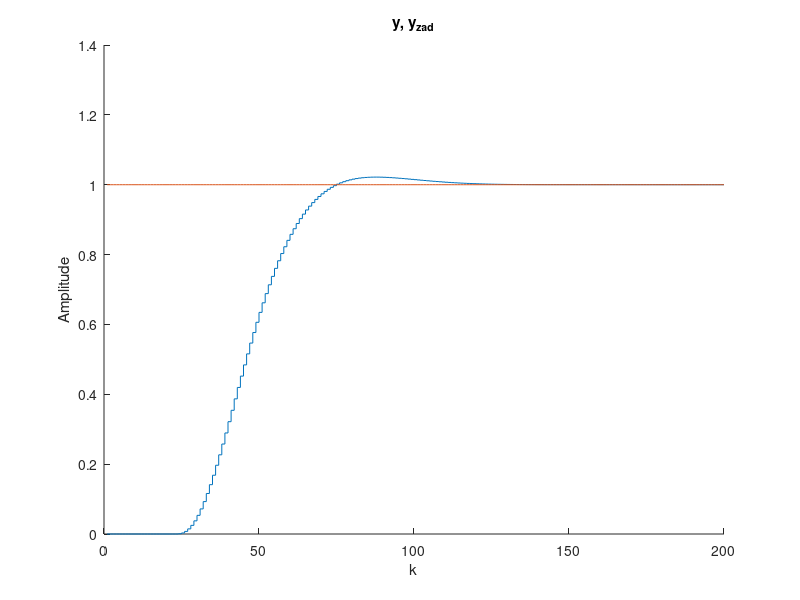
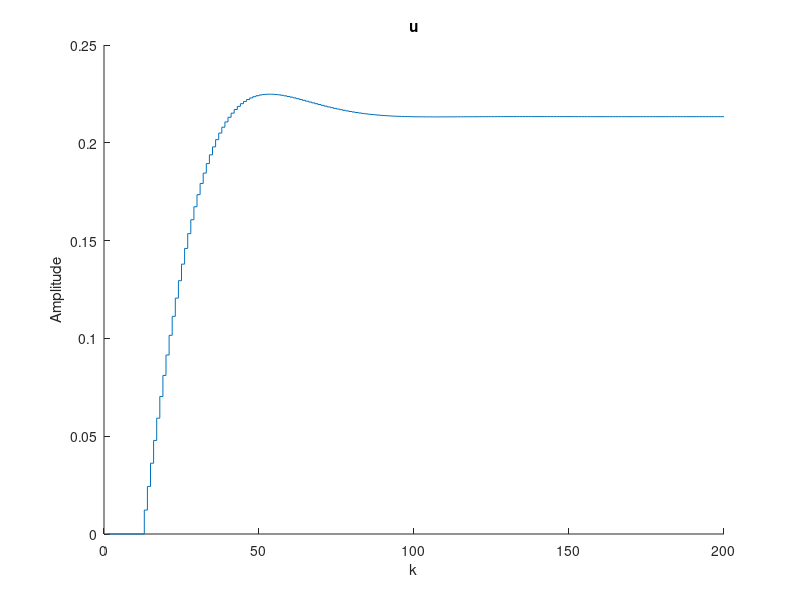

These charts were generated, in order, by the following MATLAB code:
%Michał Stolarz
%Zad nr 5

%##########Odpowiedź skokowa obiektu###############

kk=200 %koniec symulacji 

x=1:kk
y=zeros(kk,1);
u=zeros(kk,1);

%warunki pocztkowe 
u(1:12)=1; 
y(1:12)=0; 
u(1:12)=1; 
u(13:kk)=1;  

for k=13:kk; %główna petla symulacyjna 
%symulacja obiektu 
     y(k)=1.677*y(k-1)-0.6981*y(k-2)+0.0524*u(k-11)+0.04649*u(k-12); 
end; 


% Wektor z rzędnymi odpowiedzi skokowych obiektu

s = y;

% Horyzonty
D=80

N=18
Nu=1
% Współczynnik kary za przyrosty sterowania

lambda=300;%dla 400 jest ok 
%zbadać dla 100, 1000, 500, 400, 300

% Generacja macierzy

M=zeros(N,Nu);
for i=1:N
   for j=1:Nu
      if (i>=j)
         M(i,j)=s(i-j+1);
      end;
   end;
end;

MP=zeros(N,D-1);
for i=1:N
   for j=1:D-1
      if i+j<=D
         MP(i,j)=s(i+j)-s(j);
      else
         MP(i,j)=s(D)-s(j);
      end;      
   end;
end;

% Obliczanie parametrów regulatora

I=eye(Nu);
K=((M'*M+lambda*I)^-1)*M';

y_zad = ones(kk,1);
y_model = zeros(kk,1);
d_u=zeros(N,1);
d_u_stare = zeros(D,1);
u = zeros(kk,1);

for k=13:kk; %główna petla symulacyjna 
   
   y_model(k)=1.677*y_model(k-1)-0.6981*y_model(k-2)+0.0524*u(k-11)+0.04649*u(k-12); %odpowiedź modelu na sterowanie 
  
   d_u = K*(y_zad(1)*ones(N,1)- y_model(k)*ones(N,1) -MP*d_u_stare(1:D-1)); %zmiana sterowania
   
   d_u_stare(2:end)=d_u_stare(1:end-1);%przesuniecie
   d_u_stare(1) = d_u(1);
   
   u(k)=u(k-1)+d_u(1); %sterowanie
   
end

%wartość zadana
figure
hold on
stairs(y_model);
stairs(y_zad) 
title("y, y_{zad}")
ylabel("Amplitude");
xlabel("k");
hold off

%sterowanie
figure
hold on
stairs(u); 
title("u")
ylabel("Amplitude");
xlabel("k");
hold off